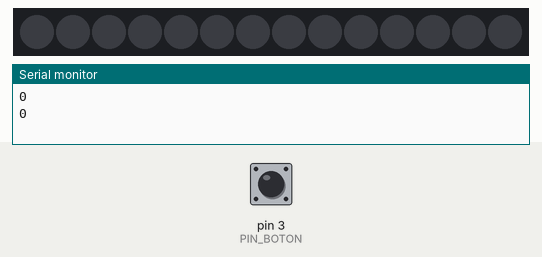
Simulated run of this sketch. Board: Arduino Uno, built with avr-gcc and run on an emulated ATmega328P. Parts: 14 RGB LEDs in strip order, left to right, the last lines printed to the serial monitor. The inputs (shaded band) are chosen by the test bench; at power-on: pin 3 (PIN_BOTON) LOW.

Above: at 1.2 s.
1.3 s: pin 3 (PIN_BOTON) pulled HIGH for 0.15 s
2.0 s: pin 3 (PIN_BOTON) pulled HIGH for 1 s
3.6 s: pin 3 (PIN_BOTON) pulsed HIGH 2 times (0.12 s each, 0.3 s apart)
At 5.2 s:
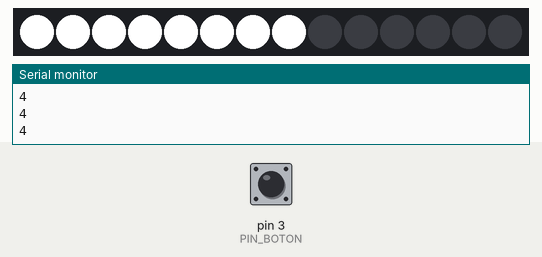
6.2 s: pin 3 (PIN_BOTON) pulled HIGH for 0.15 s
At 6.67 s:
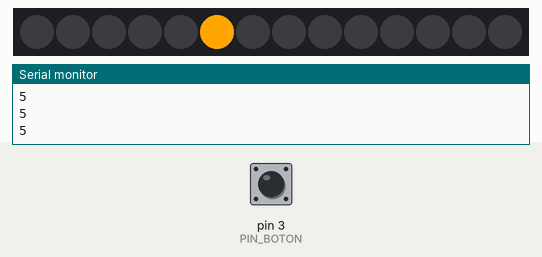
Timing chart, 0 to 7.9 s (numbered marks = the images above; inputs shaded):
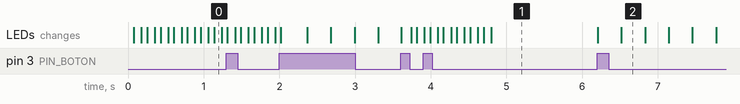

The sketch:

baliza_sos_vial.ino
```cpp
// BALIZA SOS SEÑALIZACION VIAL
//
// Programa mínimo para el funcionamiento y señalización
//
// by akirasan DIC 2017 http://akirasan.net
//##############################

#include <Adafruit_NeoPixel.h>

#define PIN            2
#define PIN_BOTON      3        //El pin tiene que sorportar interrupción
#define NUMPIXELS      14
unsigned int pulsacion = 0;

Adafruit_NeoPixel pixels = Adafruit_NeoPixel(NUMPIXELS, PIN, NEO_GRB + NEO_KHZ800);

void setup() {
  pixels.begin();
  pinMode(PIN_BOTON, INPUT);
  attachInterrupt(digitalPinToInterrupt(PIN_BOTON), boton_pulsado, RISING);
  Serial.begin(115200);
}

void loop() {

  Serial.println(pulsacion);
  switch (pulsacion % 3) {   // 3 Funciones diferentes
    case 0:
      emergencia4();
      break;
    case 1:
      emergencia5();
      break;
    case 2:
      emergencia1();
      break;

  }
}

void boton_pulsado() {
  delay(1000);
  pulsacion++;
}

//=================================================
//=================================================

//#
//Todos los LEDs del mismo color pasados por R G B
//#
void todos_color(byte r, byte g, byte b) {
  for (int i = 0; i < NUMPIXELS; i++) {
    pixels.setPixelColor(i, r, g, b);
  }
}

//#
// Rango de LEDs (inicio-fin) de un color R G B
//#
void rango_color(byte led_inicio, byte led_fin, byte r, byte g, byte b) {

  for (int i = led_inicio; i <= led_fin ; i++) {
    pixels.setPixelColor(i, r, g, b);
  }
}

//#
// Flash color amarillo en secciones de 4 LEDs a 360
//#
void emergencia4() {
  todos_color(0, 0, 0);
  // Flash de dos secciones opuestas
  for (int flash = 0; flash < 3; flash++) {
    rango_color(0, 3, 255, 165, 0);
    rango_color(7, 10, 255, 165, 0);
    pixels.show();
    delay(75);
    rango_color(0, 3, 0, 0, 0);
    rango_color(7, 10, 0, 0, 0);
    pixels.show();
    delay(100);
  }
  // Flash de las otras dos secciones opuestas
  for (int flash = 0; flash < 3; flash++) {
    rango_color(3, 6, 255, 165, 0);
    rango_color(10, 14, 255, 165, 0);
    pixels.show();
    delay(75);
    rango_color(3, 6, 0, 0, 0);
    rango_color(10, 14, 0, 0, 0);
    pixels.show();
    delay(100);
  }
}

//#
// Luz blanca de 8 LEDS fija. Función linterna
//#
void emergencia5() {
  pixels.setBrightness(255);
  rango_color(0, 7, 255, 255, 255);
  pixels.show();
  //delay(50000);
}

//#
// Sirena rotatoria de luz amarilla
//#
void emergencia1() {
  pixels.setBrightness(255);
  for (int i = 0; i < NUMPIXELS; i++) {
    pixels.setPixelColor(i, 255, 165, 0);
    pixels.show();
    delay(15);
    pixels.setPixelColor(i, pixels.Color(0, 0, 0));
    pixels.show();
  }
}


//#
// Luz blanca de todos los LEDs. Función linterna 360
//#
void emergencia2(int tiempo) {
  todos_color(255, 255, 255);
  pixels.show();
  delay(tiempo);
}


//#
// Flash amarillo de todos los LEDs.
//#
void emergencia3() {
  pixels.setBrightness(170);
  for (int i = 0; i < 10; i++) {
    todos_color(255, 165, 0); pixels.show(); delay(100);
    todos_color(0, 0, 0); pixels.show(); delay(55);
    todos_color(255, 165, 0); pixels.show(); delay(100);
    todos_color(0, 0, 0); pixels.show(); delay(55);
    todos_color(255, 165, 0); pixels.show(); delay(500);
    todos_color(0, 0, 0); pixels.show(); delay(25);
  }
}
```

Measured:
- after the input at 6.2 s, the LEDs: first change at once (image 2 shows a later state)
